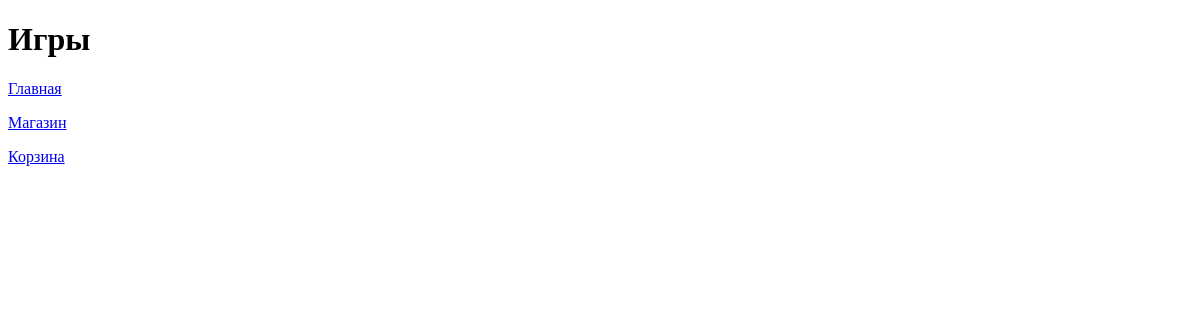
Page /based/shop on the earlier database version.
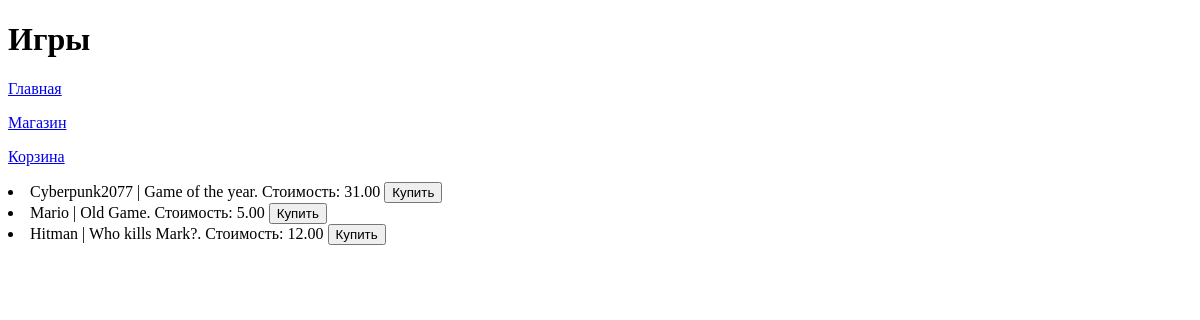
Same page on the later database version.
### task1/models.py (models this page shows, shortened)
class Game(models.Model):
    title = models.CharField(max_length=200)
    cost = models.DecimalField(max_digits=10, decimal_places=2)
    size = models.DecimalField(max_digits=10, decimal_places=2)
    description = models.TextField()
    age_limited = models.BooleanField(default=False)
    buyer = models.ManyToManyField(Buyer, related_name='games')

### task1/views.py (the view)
# urls.py: path('based/shop', shop),
def shop(request):
    games = []
    for game in Game.objects.all():
        games.append(game)
    context = {'games': games, }
    return render(request, 'sample2.html', context)

### templates/sample2.html
{% extends "menu.html" %}
{% block pagename %}
    <h1>Игры</h1>
{% endblock %}
{% block menu %}
    {{block.super}}
{% endblock %}
{% block content %}
    {% for i in games %}
        <li>
            {{ i.title }} | {{ i.description }}. Стоимость: {{i.cost }}
            <button>Купить</button>
        </li>
    {% endfor %}
{% endblock %}

### templates/menu.html (shortened to what this page needs)
<!DOCTYPE html>
<html lang="en">
<head>
</head>
<body>
    <header>
        {% block pagename %}
        {% endblock %}
    </header>
    <nav>
        {% block menu %}
        <p><a href="http://127.0.0.1:8000/based">Главная</a></p>
        <p><a href="http://127.0.0.1:8000/based/shop">Магазин</a></p>
        <p><a href="http://127.0.0.1:8000/based/basket">Корзина</a></p>
        {% endblock %}
    </nav>
    <main>
        {% block content %}
        {% endblock %}
    </main>
</body>
</html>

Differences in the rows shown:
added Game: title "Cyberpunk2077", description "Game of the year", cost "31.00"
added Game: title "Mario", description "Old Game", cost "5.00"
added Game: title "Hitman", description "Who kills Mark?", cost "12.00"
